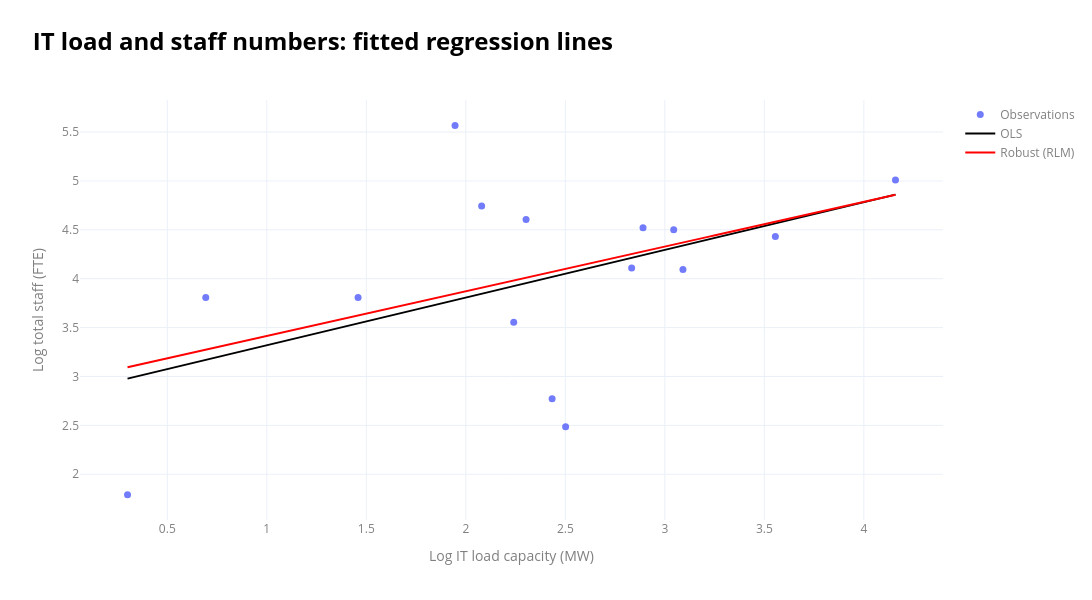

This figure's notebook cell:
### Code cell
#| include: false
x, y = X_m3.columns[1], y_m3.name
df = data_ldn_exstg_regression_m3
cols = ["id", "lpa_name", "current_occupier"]
xl = np.linspace(df[x].min(), df[x].max(), 200)

fig = go.Figure(go.Scatter(
    x=df[x], y=df[y], mode="markers",
    marker=dict(size=7, opacity=0.9),
    name="Observations",
    customdata=df[cols].to_numpy(),
    hovertemplate="<br>".join([f"{c}: %{{customdata[{i}]}}" for i,c in enumerate(cols)]) + "<extra></extra>"
))

for mdl, name, color in [(m3, "OLS", "black"), (m3_robust_HuberT, "Robust (RLM)", "red")]:
    a, b = mdl.params["const"], mdl.params[x]
    fig.add_trace(go.Scatter(x=xl, y=a+b*xl, mode="lines",
                             line=dict(width=2, color=color), name=name))

fig.update_layout(
    width=1100, height=600, template="plotly_white",
    title=dict(
        text=f"<span style='font-size:24px; font-weight:bold; color:{notes_colour};'>IT load and staff numbers: fitted regression lines</span>",
        x=0.03
    ),
    legend=dict(font=dict(color=labels_colour))
)

fig.update_xaxes(title_text="Log IT load capacity (MW)", title_font=dict(color=labels_colour), tickfont=dict(color=labels_colour))
fig.update_yaxes(title_text="Log total staff (FTE)", title_font=dict(color=labels_colour), tickfont=dict(color=labels_colour))

fig.show(config={"toImageButtonOptions": {
    "format": "png", "filename": "m3_it_load_regression", "scale": 4
}})

### Figure 1 — Plotly figure (JSON) as saved in the notebook; plotly's stock layout.template omitted (floating-point values rounded to 4 significant figures; data arrays with more than 128 entries replaced by an {"elided": "..."} marker saying what was removed)
{"data": [{"customdata": [["Tower_Hamlets-PA_24_01932_A1", "Tower Hamlets", "Global Switch London"], ["Hounslow-P_2019_3115", "Hounslow", "ServerFarm"], ["Hillingdon-38421_APP_2021_4045", "Hillingdon", "Colt Data Centre Services"], ["Tower_Hamlets-PA_21_02777_A1", "Tower Hamlets", "Global Switch London"], ["Ealing-PP_2015_0516", "Ealing", "Equinix Data Centre"], ["Havering-P0151_12", "Havering", "Green Mountain"], ["Enfield-LDC_08_0514", "Enfield", "Virtus"], ["Tower_Hamlets-PA_08_01799", "Tower Hamlets", "Telehouse International Corporation of Europe Ltd"], ["Tower_Hamlets-PA_23_01021_NC", "Tower Hamlets", "Equinix Data Centre"], ["Enfield-TP_11_1373", "Enfield", "Sovereign Business Integration plc"], ["Hounslow-P_2011_3272", "Hounslow", "Virtus"], ["Croydon-19_00539_FUL", "Croydon", "Pulsant"], ["Tower_Hamlets-PA_20_02381_NC", "Tower Hamlets", "Echelon"], ["Ealing-224110OPDFUL", "Ealing", "Colt Data Centre Services"], ["Barking_&_Dagenham-18_00161_FUL", "Barking & Dagenham", "NTT Data Centre"]], "hovertemplate": "id: %{customdata[0]}<br>lpa_name: %{customdata[1]}<br>current_occupier: %{customdata[2]}<extra></extra>", "marker": {"opacity": 0.9, "size": 7}, "mode": "markers", "name": "Observations", "type": "scatter", "x": [2.89, 2.434, 2.303, 3.555, 3.045, 3.091, 1.459, 2.079, 1.946, 0.6931, 2.501, 0.3001, 2.833, 2.241, 4.159], "y": [4.522, 2.773, 4.605, 4.431, 4.5, 4.094, 3.807, 4.745, 5.568, 3.807, 2.485, 1.792, 4.111, 3.555, 5.011]}, {"line": {"color": "black", "width": 2}, "mode": "lines", "name": "OLS", "type": "scatter", "x": {"elided": "200 float values"}, "y": {"elided": "200 float values"}}, {"line": {"color": "red", "width": 2}, "mode": "lines", "name": "Robust (RLM)", "type": "scatter", "x": {"elided": "200 float values"}, "y": {"elided": "200 float values"}}], "layout": {"height": 600, "legend": {"font": {"color": "grey"}}, "title": {"text": "<span style='font-size:24px; font-weight:bold; color:black;'>IT load and staff numbers: fitted regression lines</span>", "x": 0.03}, "width": 1100, "xaxis": {"tickfont": {"color": "grey"}, "title": {"font": {"color": "grey"}, "text": "Log IT load capacity (MW)"}}, "yaxis": {"tickfont": {"color": "grey"}, "title": {"font": {"color": "grey"}, "text": "Log total staff (FTE)"}}}}
